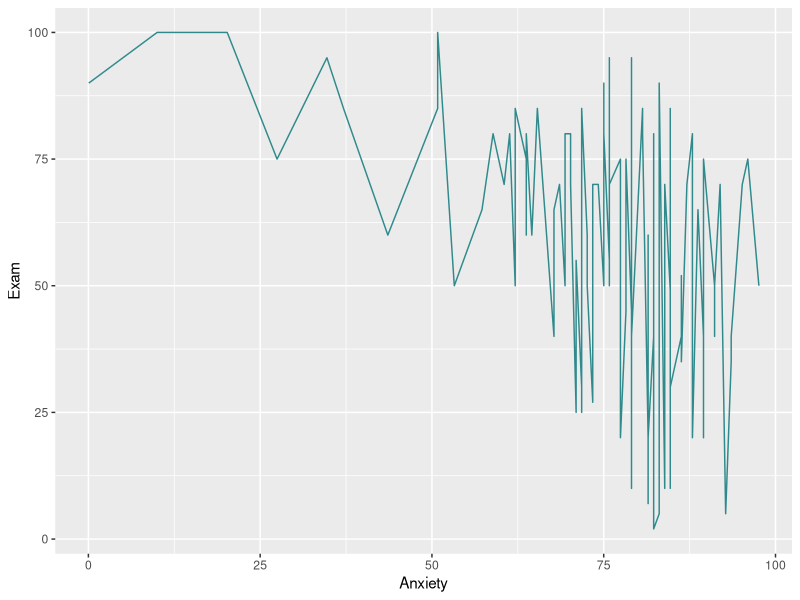
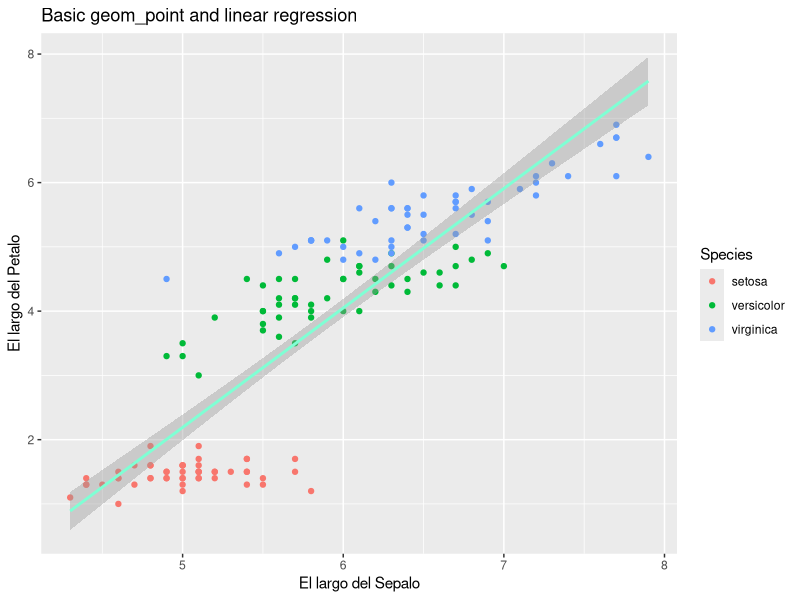
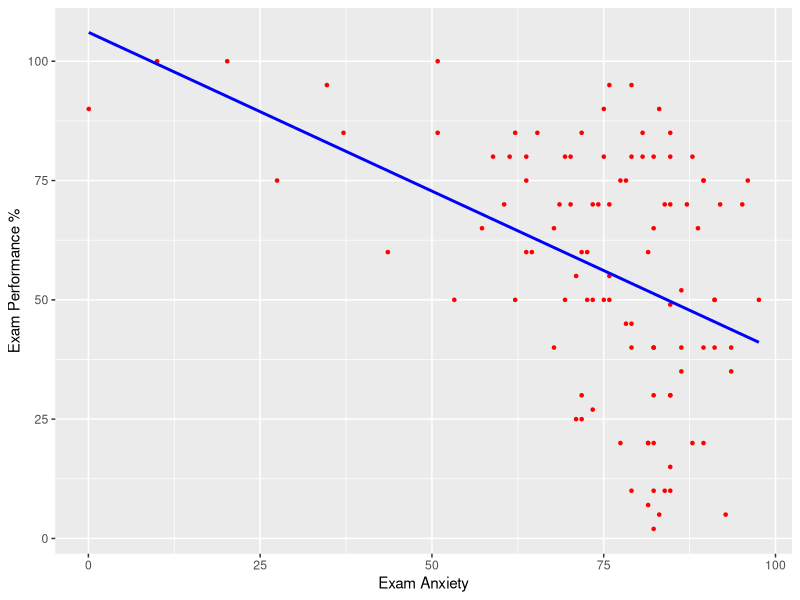
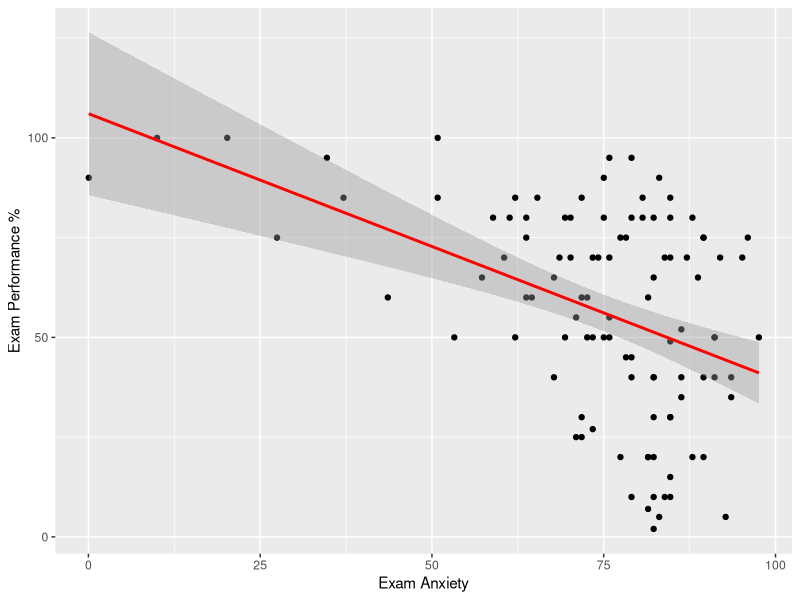
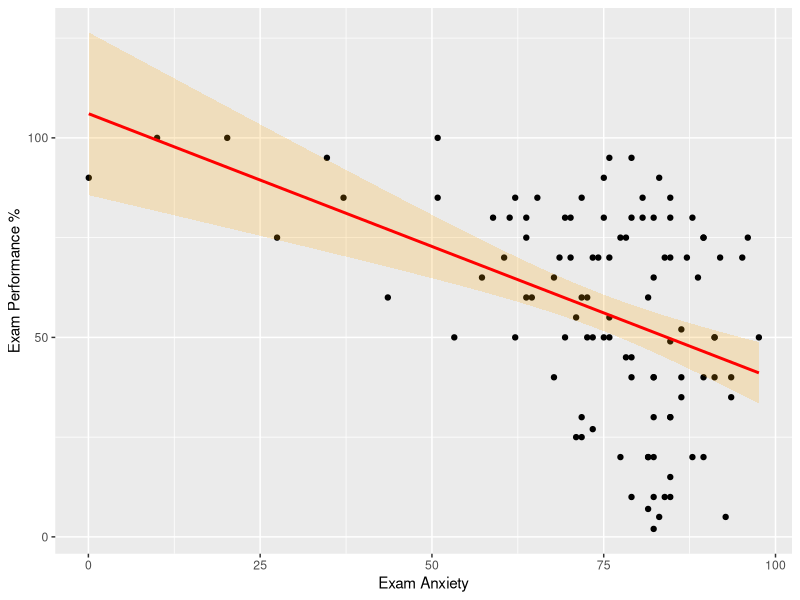
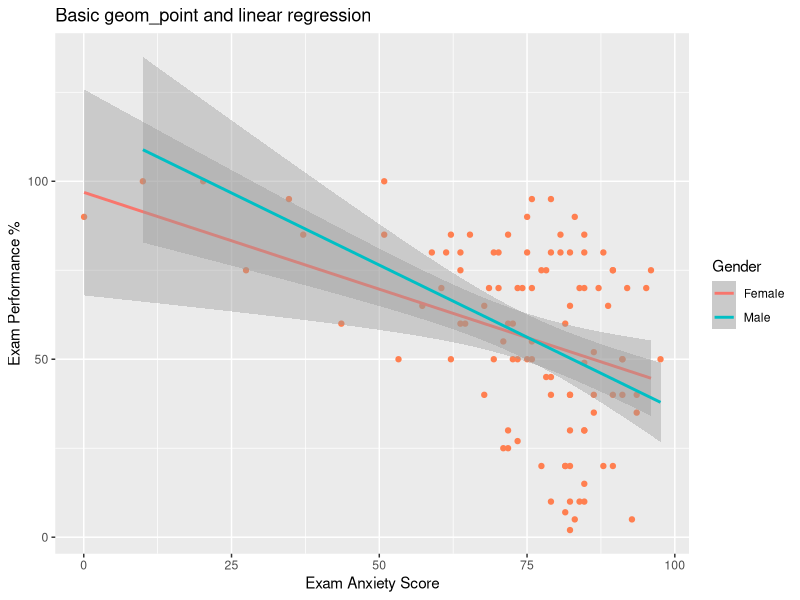
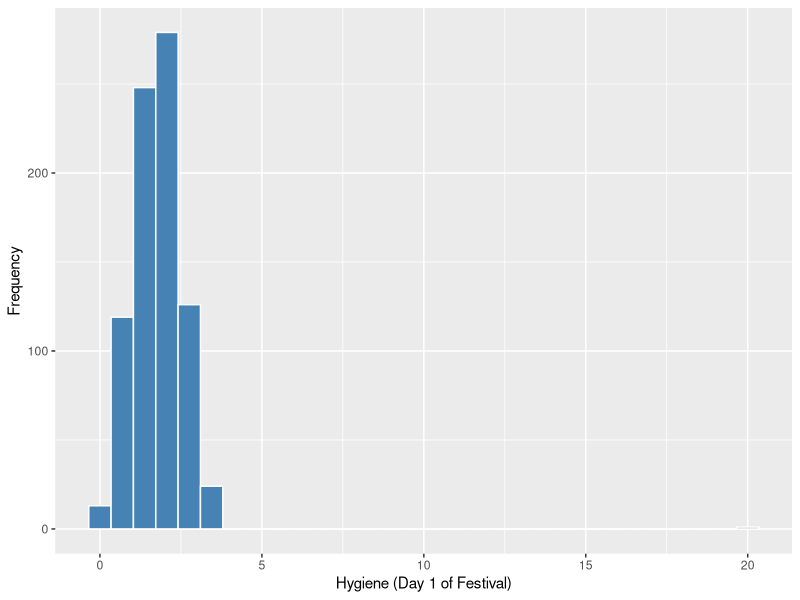
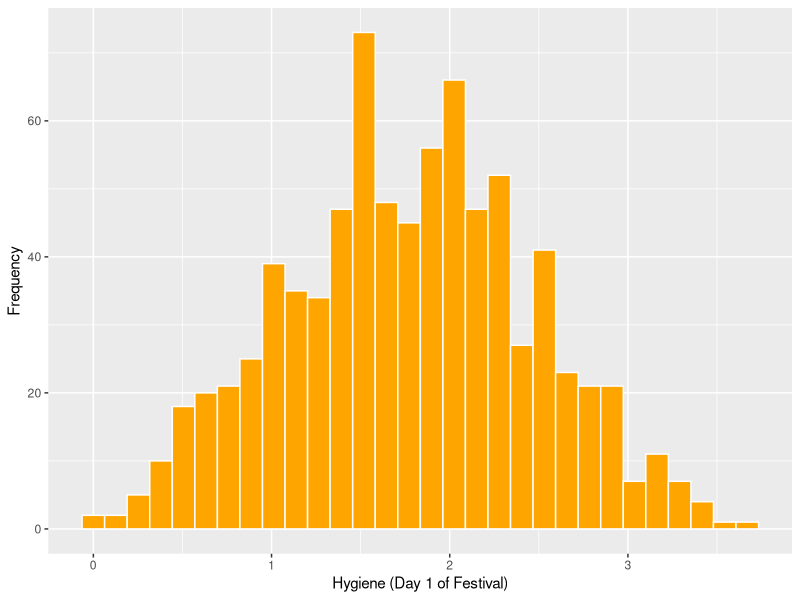

The R script that drew these images, in order:
## ---- chunk 1
knitr::opts_chunk$set(echo = TRUE)
## ---- chunk 2
library(ggplot2)
library(Hmisc)
## ---- chunk 3
library(readr)
Exam_Anxiety <- read_csv("Data/Exam Anxiety.csv")
## ---- chunk 4
head(Exam_Anxiety, n=1)
tail(Exam_Anxiety, n=2)
## ---- chunk 5



Anxiety = Exam_Anxiety
Exam_Anxiety = Anxiety
examData=Anxiety
## ---- chunk 6

head(Exam_Anxiety)  #cuando no pone n=, se ve los primepors 6
tail(Exam_Anxiety, n=3)
## ---- chunk 7
x=c(1,2,3,4,5,6,7,8,9,10, 1100)
d=c(2:100)
mean(x)
mean(d)
d
## ---- chunk 8
range(d)
median(x)
## ---- chunk 9
quantile(x)




quantile(x, probs = c(0.015, 0.25, 0.50,.75, .975)) #Selecionar los quantiles.  
## ---- chunk 10
mean(Exam_Anxiety$Revise)
range(Exam_Anxiety$Revise)
## ---- chunk 11
y=rnorm(1001)
head(y)

quantile(y)
probs = c(0.01, 0.10, 0.50,.90)
## ---- chunk 12
library(ggplot2)
#names(Exam_Anxiety) # para seber el nombre de las columnas

ggplot(Exam_Anxiety, aes(y=Exam, x=Anxiety))+ 
  geom_line(colour="#308A8C")

## ---- chunk 13
tail(iris)


ggplot(iris, aes(Sepal.Length, Petal.Length)) +
      geom_point(aes(col = Species)) +
  geom_smooth(method="lm", colour="aquamarine") +  # lm is for linear model 
  labs(x = "El largo del Sepalo", y = "El largo del Petalo")+
  ggtitle("Basic geom_point and linear regression")


# How to add a title, "ggtitle"

# How to save a Graph

ggsave("Iris_size.png") # .jpeg/.jpg/.tiff



## ---- chunk 14

#Simple scatter with regression line
scatter <- ggplot(examData, aes(Anxiety, Exam))
scatter + geom_point(shape=20, colour="red") + 
          geom_smooth(method = "lm", colour = "blue", se = F) +  # se = F, remueve el intervalo de confianza
  labs(x = "Exam Anxiety", y = "Exam Performance %")

## ---- chunk 15
scatter <- ggplot(examData, aes(Anxiety, Exam))
scatter + geom_point() + 
          geom_smooth(method = "lm", colour = "Red")+ 
  labs(x = "Exam Anxiety", y = "Exam Performance %") 
## ---- chunk 16
scatter <- ggplot(examData, aes(Anxiety, Exam))
scatter + geom_point() + 
  geom_smooth(method = "lm", colour = "Red", alpha = 0.2, fill = "orange") + 
  labs(x = "Exam Anxiety", y = "Exam Performance %") 
## ---- chunk 17
names(Exam_Anxiety)
ggplot(Exam_Anxiety, aes(y=Exam, x=Anxiety, colour=Gender))+ 
  geom_point(colour="coral")+
  geom_smooth(method="lm") +  # lm is for linear model 
  labs(x = "Exam Anxiety Score", y = "Exam Performance %")+
  ggtitle("Basic geom_point and linear regression")

## ---- chunk 18
library(readr)
DownloadFestival <- read_csv("Data/DownloadFestival.csv")

FD=DownloadFestival
head(FD)  # ver las 6 primeras filas
length(FD$ticknumb)  # cuantas filas
## ---- chunk 19
head(FD, n=2)
tail(FD)

## ---- chunk 20
head(FD)
 ggplot(FD, aes(day1))+ 
  geom_histogram(colour="white", fill="steelblue") + 
  labs(x = "Hygiene (Day 1 of Festival)", y = "Frequency")

  summary(DownloadFestival)
#binwidth = 0.6, fill="orange", colour="white"
## ---- chunk 21
Festivalday1=subset(DownloadFestival, day1<5)
summary(Festivalday1)
## ---- chunk 22
festivalHistogram <- ggplot(Festivalday1, aes(day1))
festivalHistogram + 
  geom_histogram(fill="orange", colour="white") + 
  labs(x = "Hygiene (Day 1 of Festival)", y = "Frequency")

## ---- chunk 23

festivalBoxplot <- ggplot(Festivalday1, aes(x=1,y=day1))
festivalBoxplot + geom_boxplot() + labs(x = "Gender", y = "Hygiene (Day 1 of Festival)")


## ---- chunk 24
names(Festivalday1)
festivalBoxplot <- ggplot(Festivalday1, aes(x=gender,y=day2, colour=gender))
festivalBoxplot + 
  geom_point()+
  geom_boxplot(fill="yellow", alpha=0.1) + 
  labs(x = "Gender", y = "Hygiene (Day 2 of Festival)")


## ---- chunk 25
#--------OUTLIERS----------


outlierSummary<-function(variable, digits = 2){
  
  zvariable<-(variable-mean(variable, na.rm = TRUE))/sd(variable, na.rm = TRUE)
  
  outlier95<-abs(zvariable) >= 1.96  # error de 95%
  outlier99<-abs(zvariable) >= 2.58   # error de 99%
  outlier999<-abs(zvariable) >= 3.29  # error de 99.9%
  
  ncases<-length(na.omit(zvariable))
  
  percent95<-round(100*length(subset(outlier95, outlier95 == TRUE))/ncases, digits)
  percent99<-round(100*length(subset(outlier99, outlier99 == TRUE))/ncases, digits)
  percent999<-round(100*length(subset(outlier999, outlier999 == TRUE))/ncases, digits)
  
  cat("Absolute z-score greater than 1.96 = ", percent95, "%", "\n")
  cat("Absolute z-score greater than 2.58 = ",  percent99, "%", "\n")
  cat("Absolute z-score greater than 3.29 = ",  percent999, "%", "\n")
}

outlierSummary(FD$day3)
## ---- chunk 26

library(ggplot2)
ggplot(FD, aes(gender, day1))+ geom_boxplot()

## ---- chunk 27

Festivalday1
ggplot(Festivalday1, aes(gender, day1))+ geom_boxplot()

## ---- chunk 28

library(Hmisc) # you need this package to add the confidence interval

library(readr)
Hiccups <- read_csv("Data/Hiccups.csv")
## ---- chunk 29
#hiccupsData=Hiccups

hiccups<-stack(Hiccups) # to reorganize the data in two columns 
head(hiccups)
tail(hiccups)
names(hiccups)=c("Num_Hiccups","Intervention") # change the names of columns
#hiccups$Intervention_Factor <- factor(hiccups$Intervention, levels = hiccups$Intervention)
head(hiccups)
## ---- chunk 30
ggplot(hiccups, aes(y=Num_Hiccups,x=Intervention))+ 
  stat_summary(fun.y = "mean", geom = "point") + 
  stat_summary(fun.y = "mean", geom = "line", aes(group = 1),colour = "Red", linetype = "dashed") +      
  stat_summary(fun.data = mean_cl_boot, geom = "errorbar", width = 0.2, colour="blue") + 
  labs(x = "Intervention", y = "Mean Number of Hiccups")
## ---- chunk 31
ggplot(hiccups, aes(y=Num_Hiccups,x=Intervention))+ 
  stat_summary(fun.y = mean, geom = "point") + 
  stat_summary(fun.y = mean, geom = "line", aes(group = 1),colour = "Red", linetype = "dashed") +      
  stat_summary(fun.data = mean_cl_boot, geom = "errorbar", width = 0.2, colour="blue") + 
  labs(x = "Intervention", y = "Mean Number of Hiccups")
